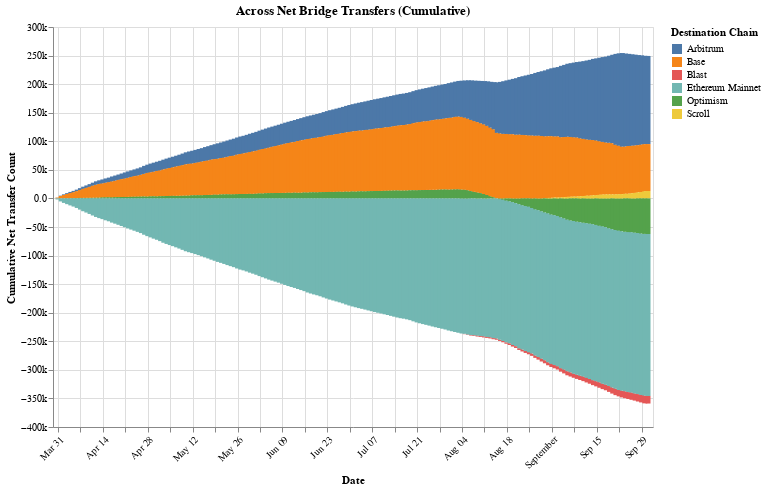

Notebook code cell kept with this figure:
### Code cell
alt.Chart(cumulative_net_transfer_count).mark_bar().encode(
    x=alt.X('date:T', title='Date', axis=alt.Axis(labelAngle=-45)),  # Rotate x-axis labels
    y=alt.Y('cumulative_net_count:Q', title='Cumulative Net Transfer Count', 
            axis=alt.Axis(format='.2s')),  # Format y-axis numbers as 150k, 200k, etc.
    color=alt.Color('chain:N', title='Destination Chain')  # Color based on the chain
).properties(
    width=600,
    height=400,
    title='Across Net Bridge Transfers (Cumulative)'
)

### Figure 1 — Vega specification as saved in the notebook (floating-point values rounded to 4 significant figures; data arrays with more than 128 entries replaced by an {"elided": "..."} marker saying what was removed)
{"$schema": "https://vega.github.io/schema/vega/v5.json", "data": [{"name": "source_0", "values": {"elided": "878 records"}, "transform": [{"type": "formula", "expr": "toDate(datum['date'])", "as": "date"}]}, {"name": "source_0_color_domain_chain", "values": [{"chain": "Arbitrum"}, {"chain": "Optimism"}, {"chain": "Base"}, {"chain": "Ethereum Mainnet"}, {"chain": "Blast"}, {"chain": "Scroll"}]}], "marks": [{"type": "rect", "name": "marks", "from": {"data": "source_0"}, "encode": {"update": {"y2": {"field": "cumulative_net_count_start", "scale": "y"}, "fill": {"field": "chain", "scale": "color"}, "width": {"value": 5}, "xc": {"field": "date", "scale": "x"}, "y": {"field": "cumulative_net_count_end", "scale": "y"}}}, "style": ["bar"]}], "scales": [{"name": "x", "type": "time", "domain": {"data": "source_0", "field": "date"}, "range": [0, {"signal": "width"}], "padding": 5}, {"name": "y", "type": "linear", "domain": {"data": "source_0", "fields": ["cumulative_net_count_start", "cumulative_net_count_end"]}, "range": [{"signal": "height"}, 0], "nice": true, "zero": true}, {"name": "color", "type": "ordinal", "domain": {"data": "source_0_color_domain_chain", "field": "chain", "sort": true}, "range": "category"}], "axes": [{"scale": "x", "tickCount": {"signal": "ceil(width/40)"}, "orient": "bottom", "maxExtent": 0, "ticks": false, "grid": true, "minExtent": 0, "zindex": 0, "aria": false, "gridScale": "y", "domain": false, "labels": false}, {"scale": "y", "domain": false, "grid": true, "gridScale": "x", "labels": false, "orient": "left", "maxExtent": 0, "minExtent": 0, "ticks": false, "aria": false, "zindex": 0, "tickCount": {"signal": "ceil(height/40)"}}, {"scale": "x", "labelAngle": 315, "labelFlush": true, "zindex": 0, "orient": "bottom", "title": "Date", "labelOverlap": true, "labelBaseline": "top", "tickCount": {"signal": "ceil(width/40)"}, "labelAlign": "right", "grid": false}, {"scale": "y", "grid": false, "format": ".2s", "labelOverlap": true, "orient": "left", "title": "Cumulative Net Transfer Count", "tickCount": {"signal": "ceil(height/40)"}, "zindex": 0}], "title": {"text": "Across Net Bridge Transfers (Cumulative)", "frame": "group"}, "width": 600, "style": "cell", "background": "white", "padding": 5, "height": 400, "legends": [{"title": "Destination Chain", "fill": "color", "symbolType": "square"}]}
